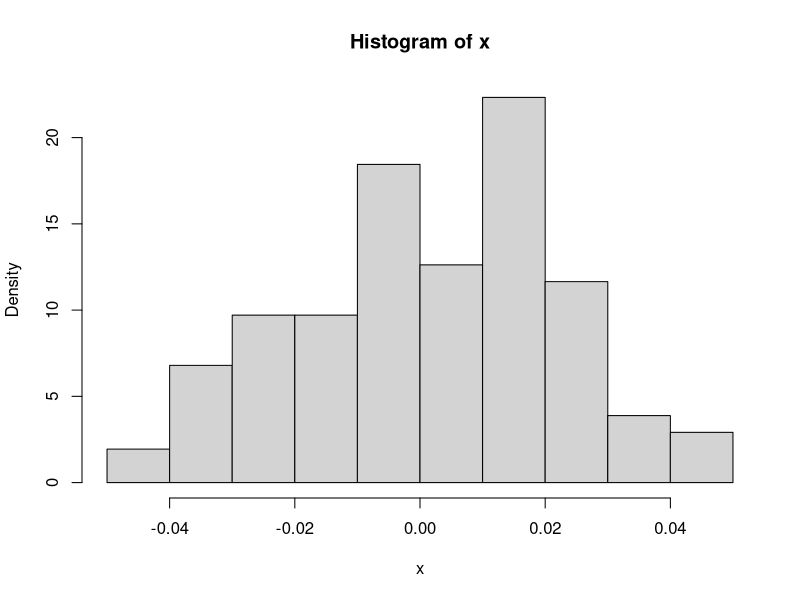
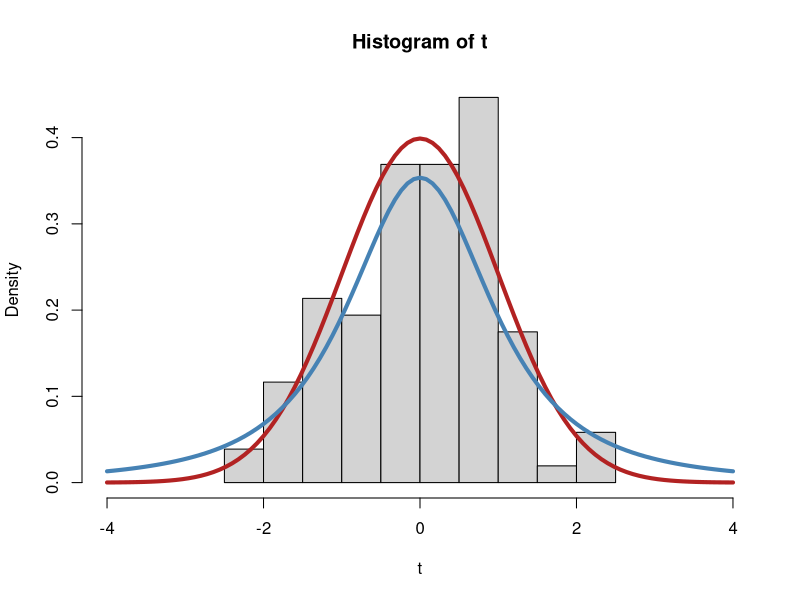
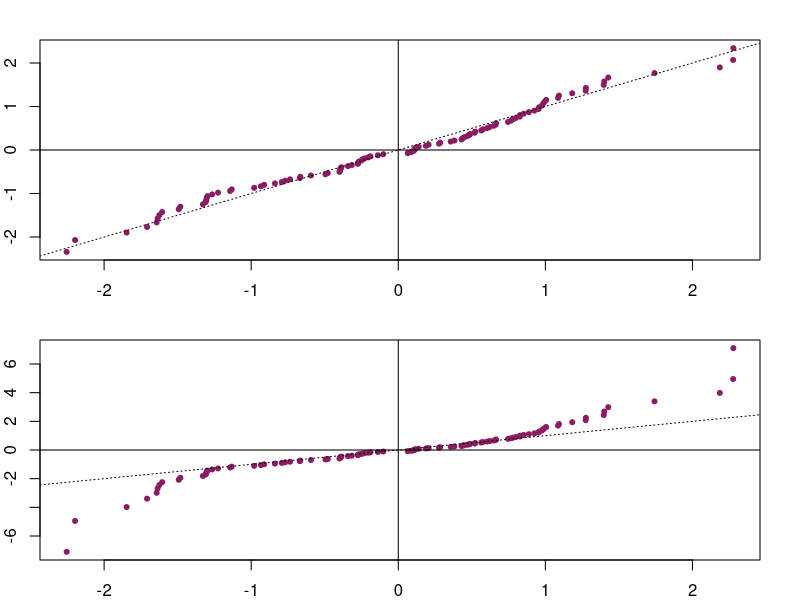

These figures' R source, in order:
market = read.csv('acciones.csv')

x = market$JPMorgan_Bank

hist(x, freq = FALSE)


# LOG VEROSIMILITUD

# Para la normal

t = (x-mean(x))/sd(x)

# log verosimilitud de la Normal    -- NO verosimilitud (son diferentes)
sum(dnorm(t), log = TRUE)

# Para la t de Student
sum(dt(t, 2, log = TRUE))

# Grafico
hist(t, freq = FALSE, xlim = c(-4, 4))
curve(dnorm(x), add = TRUE, col = 'firebrick', lwd = 4)
curve(dt(x, 2), add = TRUE, col = 'steelblue', lwd = 4)



# AJUSTE DE CUANTILES -- QQ Plot

# calculamos la funcion empirica
qempiricos = sort(t)
n = length(x)
femp = 1:n/(n+1)

# Calculo de cuantiles teoricos con la Normal(0,1)
qteoricos_N01 = qnorm(femp)

# Calculo de cuantiles teoricos con la t de Student
qteoricos_t = qt(femp, 2)

# Grafico
par(mfrow = c(2, 1), mar = c(2,2,2,2))
plot(qempiricos, qteoricos_N01, pch = 20, col = 'maroon4')
abline(a = 0, b = 1, ldw = 3, lty = 3)
abline(a = 0, b = 0)
abline(v = 0)
plot(qempiricos, qteoricos_t, pch = 20, col = 'maroon4')
abline(a = 0, b = 1, ldw = 3, lty = 3)
abline(a = 0, b = 0)
abline(v = 0)



# INFERENCIA SOBRE LOS MOMENTOS
# Hay algunos momentos con momentos fijos (E(X), Var(X), curtosis, asimetria)
# Calculo intervalo de confianza empirico del momento y veo si el fijo del modelo esta adentro

# CONTRASTE CHI-CUADRADO
# Agarro datos en forma de clases
# Definir frecuancia absoluta de cada clase
# Estimar la probabilidad de que x pertenezca a esa clase con el modelo elegido
# Fei    esperanza del numero que deberia haber en la frecuencia absoluta si X sigue al modelo
# ESTO ESTA EN EL VIDEO QUE HABIA QUE VER PARA LA CLASE


# HAY SCRIPT PARA CONTRASTE CHI-CUADRADO